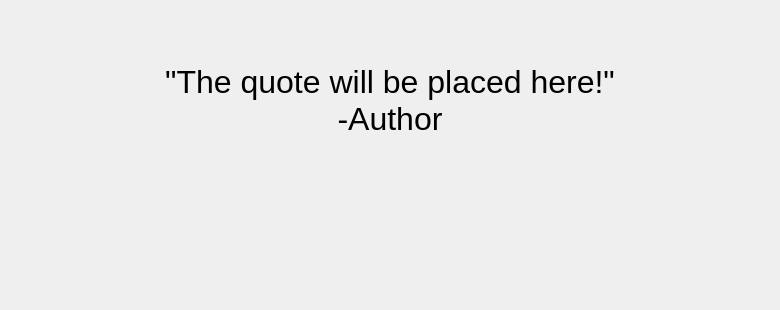
<?xml version="1.0" encoding="UTF-8"?>
<ui version="4.0">
 <class>QuotesWidget</class>
 <widget class="QWidget" name="QuotesWidget">
  <property name="geometry">
   <rect>
    <x>0</x>
    <y>0</y>
    <width>780</width>
    <height>310</height>
   </rect>
  </property>
  <property name="windowTitle">
   <string>Form</string>
  </property>
  <widget class="QTextBrowser" name="text">
   <property name="geometry">
    <rect>
     <x>10</x>
     <y>60</y>
     <width>760</width>
     <height>240</height>
    </rect>
   </property>
   <property name="styleSheet">
    <string notr="true">background-color: rgba(0, 0, 0, 0);
font-size: 30px;
text-align: center;</string>
   </property>
   <property name="frameShape">
    <enum>QFrame::NoFrame</enum>
   </property>
   <property name="frameShadow">
    <enum>QFrame::Plain</enum>
   </property>
   <property name="lineWidth">
    <number>0</number>
   </property>
   <property name="verticalScrollBarPolicy">
    <enum>Qt::ScrollBarAlwaysOff</enum>
   </property>
   <property name="horizontalScrollBarPolicy">
    <enum>Qt::ScrollBarAlwaysOff</enum>
   </property>
   <property name="sizeAdjustPolicy">
    <enum>QAbstractScrollArea::AdjustToContents</enum>
   </property>
   <property name="html">
    <string>&lt;!DOCTYPE HTML PUBLIC &quot;-//W3C//DTD HTML 4.0//EN&quot; &quot;http://www.w3.org/TR/REC-html40/strict.dtd&quot;&gt;
&lt;html&gt;&lt;head&gt;&lt;meta name=&quot;qrichtext&quot; content=&quot;1&quot; /&gt;&lt;style type=&quot;text/css&quot;&gt;
p, li { white-space: pre-wrap; }
&lt;/style&gt;&lt;/head&gt;&lt;body style=&quot; font-family:'Ubuntu'; font-size:30px; font-weight:400; font-style:normal;&quot;&gt;
&lt;p align=&quot;center&quot; style=&quot; margin-top:0px; margin-bottom:0px; margin-left:0px; margin-right:0px; -qt-block-indent:0; text-indent:0px;&quot;&gt;&lt;span style=&quot; font-size:24pt;&quot;&gt;&amp;quot;The quote will be placed here!&amp;quot;&lt;/span&gt;&lt;/p&gt;
&lt;p align=&quot;center&quot; style=&quot; margin-top:0px; margin-bottom:0px; margin-left:0px; margin-right:0px; -qt-block-indent:0; text-indent:0px;&quot;&gt;&lt;span style=&quot; font-size:24pt;&quot;&gt;-Author&lt;/span&gt;&lt;/p&gt;&lt;/body&gt;&lt;/html&gt;</string>
   </property>
   <property name="textInteractionFlags">
    <set>Qt::NoTextInteraction</set>
   </property>
  </widget>
 </widget>
 <resources/>
 <connections/>
</ui>
